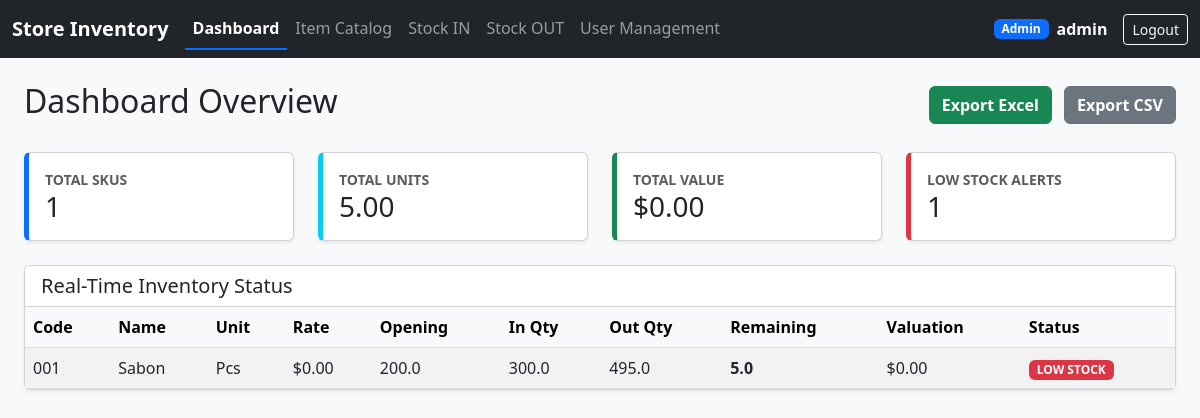
The page / (signed in) on the database its author committed.
### app.py (models this page shows, shortened)
class User(UserMixin, db.Model):
    __tablename__ = 'users'
    id = db.Column(db.Integer, primary_key=True)
    username = db.Column(db.String(80), unique=True, nullable=False)
    password_hash = db.Column(db.String(255), nullable=False)
    role = db.Column(db.String(20), nullable=False, default='Staff')  # Admin, Manager, Staff

class Item(db.Model):
    __tablename__ = 'items'
    id = db.Column(db.Integer, primary_key=True)
    item_code = db.Column(db.String(50), unique=True, nullable=False)
    name = db.Column(db.String(255), nullable=False)
    unit = db.Column(db.String(50), nullable=False, default='Pcs')
    opening_stock = db.Column(db.Float, nullable=False, default=0.0)
    rate = db.Column(db.Float, nullable=False, default=0.0)
    reorder_level = db.Column(db.Float, nullable=False, default=10.0)
    created_at = db.Column(db.DateTime, default=datetime.utcnow)
    stock_ins = db.relationship('StockInTransaction', backref='item', lazy=True, cascade="all, delete-orphan")
    stock_outs = db.relationship('StockOutTransaction', backref='item', lazy=True, cascade="all, delete-orphan")

### app.py (the view)
@app.route('/')
@login_required
def dashboard():
    summary = get_inventory_summary()
    total_items = len(summary)
    total_value = sum(x['valuation'] for x in summary)
    low_stock_count = sum(1 for x in summary if x['is_low_stock'])
    total_units = sum(x['remaining'] for x in summary)
    return render_template(
        'dashboard.html',
        summary=summary,
        total_items=total_items,
        total_value=total_value,
        low_stock_count=low_stock_count,
        total_units=total_units
    )

### app.py (called while the page is built)
@login_manager.user_loader
def load_user(user_id):
    return User.query.get(int(user_id))

### templates/dashboard.html
{% extends 'base.html' %}
{% block content %}
<div class="d-flex justify-content-between align-items-center mb-4">
    <h2>Dashboard Overview</h2>
    {% if current_user.role in ['Admin', 'Manager'] %}
    <div>
        <a href="{{ url_for('export_excel') }}" class="btn btn-success fw-bold me-2">Export Excel</a>
        <a href="{{ url_for('export_csv') }}" class="btn btn-secondary fw-bold">Export CSV</a>
    </div>
    {% endif %}
</div>
<div class="row mb-4">
    <div class="col-md-3">
        <div class="card shadow-sm card-metric p-3">
            <small class="text-muted fw-bold">TOTAL SKUS</small>
            <h3 class="mb-0">{{ total_items }}</h3>
        </div>
    </div>
    <div class="col-md-3">
        <div class="card shadow-sm card-metric p-3" style="border-left-color: #0dcaf0;">
            <small class="text-muted fw-bold">TOTAL UNITS</small>
            <h3 class="mb-0">{{ "{:,.2f}".format(total_units) }}</h3>
        </div>
    </div>
    <div class="col-md-3">
        <div class="card shadow-sm card-metric p-3" style="border-left-color: #198754;">
            <small class="text-muted fw-bold">TOTAL VALUE</small>
            <h3 class="mb-0">${{ "{:,.2f}".format(total_value) }}</h3>
        </div>
    </div>
    <div class="col-md-3">
        <div class="card shadow-sm card-metric p-3" style="border-left-color: #dc3545;">
            <small class="text-muted fw-bold">LOW STOCK ALERTS</small>
            <h3 class="mb-0">{{ low_stock_count }}</h3>
        </div>
    </div>
</div>
<div class="card shadow-sm">
    <div class="card-header bg-white"><h5 class="mb-0">Real-Time Inventory Status</h5></div>
    <div class="card-body p-0">
        <table class="table table-hover table-striped mb-0">
            <thead class="table-light">
                <tr>
                    <th>Code</th><th>Name</th><th>Unit</th><th>Rate</th><th>Opening</th><th>In Qty</th><th>Out Qty</th><th>Remaining</th><th>Valuation</th><th>Status</th>
                </tr>
            </thead>
            <tbody>
                {% for row in summary %}
                <tr>
                    <td>{{ row.code }}</td>
                    <td>{{ row.name }}</td>
                    <td>{{ row.unit }}</td>
                    <td>${{ "%.2f"|format(row.rate) }}</td>
                    <td>{{ row.opening }}</td>
                    <td>{{ row.in_qty }}</td>
                    <td>{{ row.out_qty }}</td>
                    <td class="fw-bold">{{ row.remaining }}</td>
                    <td>${{ "%.2f"|format(row.valuation) }}</td>
                    <td>
                        {% if row.is_low_stock %}
                        <span class="badge bg-danger">LOW STOCK</span>
                        {% else %}
                        <span class="badge bg-success">OK</span>
                        {% endif %}
                    </td>
                </tr>
                {% endfor %}
            </tbody>
        </table>
    </div>
</div>
{% endblock %}

### templates/base.html (shortened to what this page needs)
<!DOCTYPE html>
<html lang="en">
<head>
    <link href="https://cdn.jsdelivr.net/npm/bootstrap@5.3.0/dist/css/bootstrap.min.css" rel="stylesheet">
</head>
<body>
    {% if current_user.is_authenticated %}
    <nav class="navbar navbar-expand-lg navbar-dark bg-dark mb-4">
        <div class="container-fluid">
            <a class="navbar-brand fw-bold" href="{{ url_for('dashboard') }}">Store Inventory</a>
            <div class="collapse navbar-collapse" id="navbarNav">
                <ul class="navbar-nav me-auto">
                    <li class="nav-item">
                        <a class="nav-link {% if request.endpoint == 'dashboard' %}active fw-bold text-white{% endif %}" href="{{ url_for('dashboard') }}">Dashboard</a>
                    </li>
                    {% if current_user.role in ['Admin', 'Manager'] %}
                    <li class="nav-item">
                        <a class="nav-link {% if request.endpoint in ['items', 'edit_item'] %}active fw-bold text-white{% endif %}" href="{{ url_for('items') }}">Item Catalog</a>
                    </li>
                    {% endif %}
                    <li class="nav-item">
                        <a class="nav-link {% if request.endpoint == 'stock_in' %}active fw-bold text-white{% endif %}" href="{{ url_for('stock_in') }}">Stock IN</a>
                    </li>
                    <li class="nav-item">
                        <a class="nav-link {% if request.endpoint == 'stock_out' %}active fw-bold text-white{% endif %}" href="{{ url_for('stock_out') }}">Stock OUT</a>
                    </li>
                    {% if current_user.role == 'Admin' %}
                    <li class="nav-item">
                        <a class="nav-link {% if request.endpoint in ['users', 'edit_user'] %}active fw-bold text-white{% endif %}" href="{{ url_for('users') }}">User Management</a>
                    </li>
                    {% endif %}
                </ul>
                <div class="d-flex align-items-center text-white me-3">
                    <span class="badge bg-primary me-2">{{ current_user.role }}</span>
                    <span><strong>{{ current_user.username }}</strong></span>
                </div>
                <a href="{{ url_for('logout') }}" class="btn btn-outline-light btn-sm">Logout</a>
            </div>
        </div>
    </nav>
    {% endif %}
    <div class="container-fluid px-4">
        {% block content %}{% endblock %}
    </div>
</body>
</html>

### templates/base.html (style rules this page uses)
body { background-color: #f8f9fa; font-family: 'Segoe UI', Arial, sans-serif; }
.card-metric { border-left: 5px solid #0d6efd; }
.nav-link.active { border-bottom: 2px solid #0d6efd; }

### rows shown on the page
User: role "Admin", username "admin"
Item: code "001", name "Sabon", unit "Pcs", rate "0.00", opening "200.0", in_qty "300.0", out_qty "495.0", remaining "5.0", valuation "0.00"

### other values the page prints
{{ total_items }} "1"
{{ "{:,.2f}".format(total_units) }} "5.00"
{{ "{:,.2f}".format(total_value) }} "0.00"
{{ low_stock_count }} "1"
